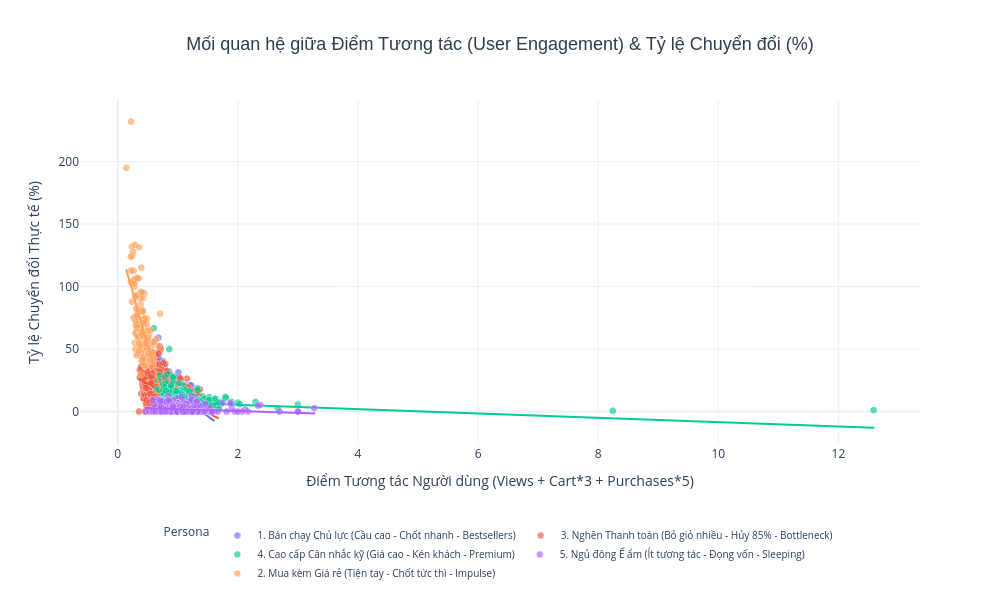
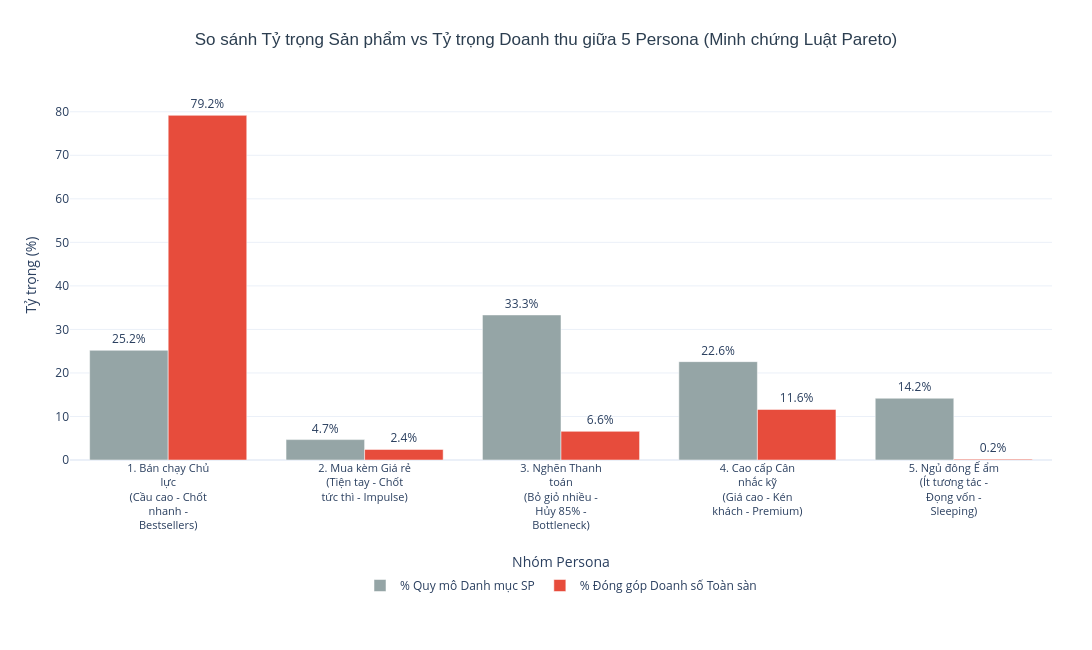
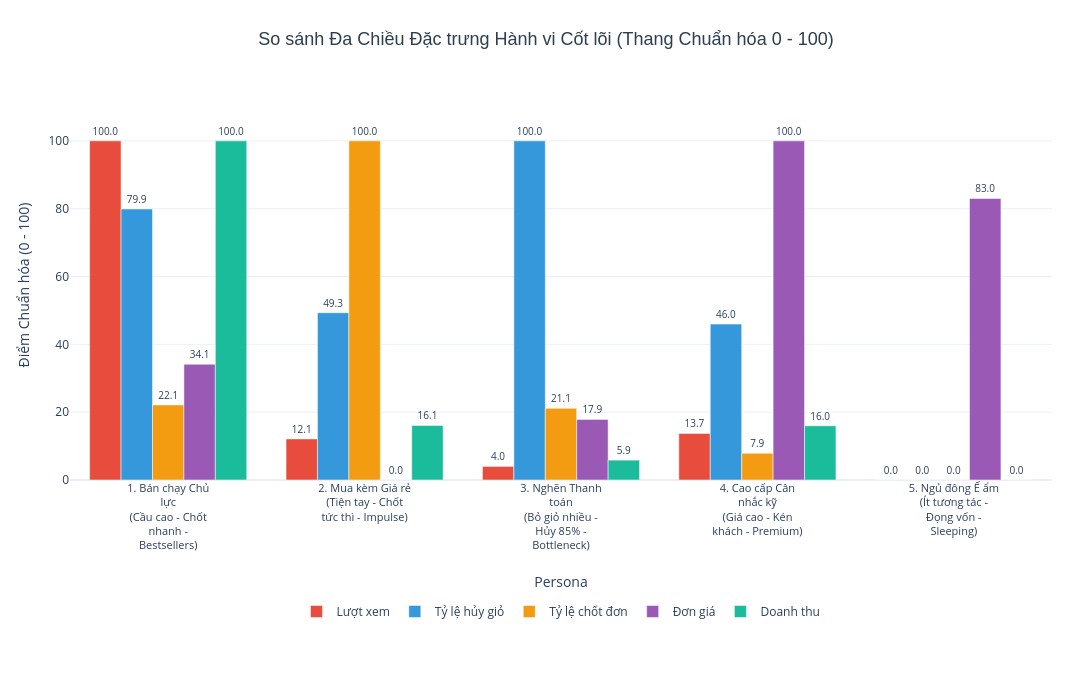

The code cell stored with these charts, in order, in its notebook:
### Markdown cell above
---
# PHẦN 10: CÁC BIỂU ĐỒ TRỰC QUAN HÓA CHUYÊN SÂU PHÁT TRIỂN THÊM (ADVANCED BEHAVIORAL CHARTS)
*Học hỏi và phát triển từ tài liệu thực nghiệm: Biểu đồ Tương tác vs Tỷ lệ Chuyển đổi kèm Trendline OLS, Ma trận tương quan nhiệt vi mô, Phân bổ Pareto Doanh số và So sánh Đa chỉ số chuẩn hóa.*

### Code cell
# 10.1. CÁC BIỂU ĐỒ TRỰC QUAN HÓA NÂNG CAO PHỤC VỤ KHAI PHÁ DỮ LIỆU
import plotly.express as px
import plotly.graph_objects as go
import numpy as np

import textwrap

def wrap_label(s, width=18):
    """Xuống dòng nhãn persona: tách phần tên và phần mô tả trong ngoặc, rồi wrap tiếp."""
    s = str(s)
    if ' (' in s:
        name, rest = s.split(' (', 1)
        s = name + '<br>(' + rest
    parts = []
    for line in s.split('<br>'):
        parts.append('<br>'.join(textwrap.wrap(line, width=width)))
    return '<br>'.join(parts)


# --- BIỂU ĐỒ 1: TƯƠNG TÁC NGƯỜI DÙNG VS TỶ LỆ CHUYỂN ĐỔI KÈM OLS TRENDLINE ---
# Lấy mẫu ngẫu nhiên 3,000 điểm để hiển thị Plotly mượt mà mà vẫn đảm bảo tính đại diện
np.random.seed(42)
df_sample = df_res.sample(n=min(3000, len(df_res)), random_state=42).copy()
df_sample['conversion_pct'] = df_sample['overall_conversion_rate'] * 100

fig_scatter = px.scatter(
    df_sample,
    x='user_engagement',
    y='conversion_pct',
    color='persona',
    trendline='ols',
    title='Mối quan hệ giữa Điểm Tương tác (User Engagement) & Tỷ lệ Chuyển đổi (%)',
    labels={'user_engagement': 'Điểm Tương tác Người dùng (Views + Cart*3 + Purchases*5)', 'conversion_pct': 'Tỷ lệ Chuyển đổi Thực tế (%)', 'persona': 'Persona'},
    opacity=0.65,
    template='plotly_white'
)
fig_scatter.update_traces(marker=dict(size=7, line=dict(width=0.5, color='white')))
fig_scatter.update_layout(
    height=600, width=1000,
    margin=dict(b=150),
    title_font=dict(size=18, family='Arial', color='#2c3e50'), title_x=0.5,
    legend=dict(orientation='h', yanchor='top', y=-0.22, xanchor='center', x=0.5, font=dict(size=10))
)
fig_scatter.show()
fig_scatter.write_html('outputs/figures/scatter_engagement_conversion.html')

# --- BIỂU ĐỒ 2: BIỂU ĐỒ PHÂN BỔ DOANH THU & QUY MÔ SẢN PHẨM (LUẬT PARETO) ---
pareto_summary = df_res.groupby('persona').agg(
    total_products=('product_id', 'count'),
    total_revenue=('est_revenue', 'sum')
).reset_index()

pareto_summary['pct_products'] = (pareto_summary['total_products'] / pareto_summary['total_products'].sum()) * 100
pareto_summary['pct_revenue'] = (pareto_summary['total_revenue'] / pareto_summary['total_revenue'].sum()) * 100
pareto_summary['persona_wrapped'] = pareto_summary['persona'].apply(wrap_label)

fig_pareto = go.Figure()
fig_pareto.add_trace(go.Bar(
    x=pareto_summary['persona_wrapped'], y=pareto_summary['pct_products'],
    name='% Quy mô Danh mục SP', marker_color='#95a5a6',
    text=[f'{p:.1f}%' for p in pareto_summary['pct_products']], textposition='outside'
))
fig_pareto.add_trace(go.Bar(
    x=pareto_summary['persona_wrapped'], y=pareto_summary['pct_revenue'],
    name='% Đóng góp Doanh số Toàn sàn', marker_color='#e74c3c',
    text=[f'{r:.1f}%' for r in pareto_summary['pct_revenue']], textposition='outside'
))
fig_pareto.update_layout(
    title='So sánh Tỷ trọng Sản phẩm vs Tỷ trọng Doanh thu giữa 5 Persona (Minh chứng Luật Pareto)',
    barmode='group',
    xaxis=dict(title=dict(text='Nhóm Persona', standoff=25), tickangle=0, tickfont=dict(size=11), automargin=True),
    yaxis=dict(title='Tỷ trọng (%)', range=[0, 85]),
    template='plotly_white',
    height=650, width=1100,
    margin=dict(l=70, r=40, t=90, b=190),
    title_font=dict(size=17, family='Arial', color='#2c3e50'), title_x=0.5,
    legend=dict(orientation='h', yanchor='top', y=-0.30, xanchor='center', x=0.5)
)
fig_pareto.show()
fig_pareto.write_html('outputs/figures/pareto_revenue_distribution.html')

# --- BIỂU ĐỒ 3: SO SÁNH ĐA ĐẶC TRƯNG HÀNH VI TRÊN THANG CHUẨN HÓA 0-100 ---
features_to_compare = ['view_count', 'cart_removal_rate', 'overall_conversion_rate', 'avg_price', 'est_revenue']
feature_names_vn = ['Lượt xem', 'Tỷ lệ hủy giỏ', 'Tỷ lệ chốt đơn', 'Đơn giá', 'Doanh thu']

persona_means = df_res.groupby('persona')[features_to_compare].mean()
normalized_means = (persona_means - persona_means.min()) / (persona_means.max() - persona_means.min()) * 100

persona_labels = [wrap_label(p) for p in normalized_means.index]
fig_norm = go.Figure()
colors_palette = ['#e74c3c', '#3498db', '#f39c12', '#9b59b6', '#1abc9c']

for idx, feat in enumerate(features_to_compare):
    fig_norm.add_trace(go.Bar(
        x=persona_labels,
        y=normalized_means[feat],
        name=feature_names_vn[idx],
        marker_color=colors_palette[idx],
        text=[f'{val:.1f}' for val in normalized_means[feat]],
        textposition='outside', cliponaxis=False, textfont=dict(size=10)
    ))

fig_norm.update_layout(
    title='So sánh Đa Chiều Đặc trưng Hành vi Cốt lõi (Thang Chuẩn hóa 0 - 100)',
    barmode='group',
    xaxis=dict(title=dict(text='Persona', standoff=25), tickangle=0, tickfont=dict(size=11), automargin=True),
    yaxis=dict(title='Điểm Chuẩn hóa (0 - 100)', range=[0, 115]),
    template='plotly_white',
    height=680, width=1200,
    margin=dict(l=70, r=40, t=90, b=200),
    bargap=0.2,
    title_font=dict(size=18, family='Arial', color='#2c3e50'), title_x=0.5,
    legend=dict(orientation='h', yanchor='top', y=-0.30, xanchor='center', x=0.5)
)
fig_norm.show()
fig_norm.write_html('outputs/figures/multi_feature_normalized.html')

### Figure 1 — Plotly figure (JSON) as saved in the notebook; plotly's stock layout.template omitted (floating-point values rounded to 4 significant figures; data arrays with more than 128 entries replaced by an {"elided": "..."} marker saying what was removed)
{"data": [{"hovertemplate": "Persona=1. Bán chạy Chủ lực (Cầu cao - Chốt nhanh - Bestsellers)<br>Điểm Tương tác Người dùng (Views + Cart*3 + Purchases*5)=%{x}<br>Tỷ lệ Chuyển đổi Thực tế (%)=%{y}<extra></extra>", "legendgroup": "1. Bán chạy Chủ lực (Cầu cao - Chốt nhanh - Bestsellers)", "marker": {"color": "#636efa", "line": {"color": "white", "width": 0.5}, "opacity": 0.65, "size": 7, "symbol": "circle"}, "mode": "markers", "name": "1. Bán chạy Chủ lực (Cầu cao - Chốt nhanh - Bestsellers)", "showlegend": true, "type": "scattergl", "x": {"elided": "787 float values"}, "xaxis": "x", "y": {"elided": "787 float values"}, "yaxis": "y"}, {"hovertemplate": "<b>OLS trendline</b><br>conversion_pct = -34.7732 * user_engagement + 48.3863<br>R<sup>2</sup>=0.610069<br><br>Persona=1. Bán chạy Chủ lực (Cầu cao - Chốt nhanh - Bestsellers)<br>Điểm Tương tác Người dùng (Views + Cart*3 + Purchases*5)=%{x}<br>Tỷ lệ Chuyển đổi Thực tế (%)=%{y} <b>(trend)</b><extra></extra>", "legendgroup": "1. Bán chạy Chủ lực (Cầu cao - Chốt nhanh - Bestsellers)", "marker": {"color": "#636efa", "line": {"color": "white", "width": 0.5}, "size": 7, "symbol": "circle"}, "mode": "lines", "name": "1. Bán chạy Chủ lực (Cầu cao - Chốt nhanh - Bestsellers)", "showlegend": false, "type": "scattergl", "x": {"elided": "787 float values"}, "xaxis": "x", "y": {"elided": "787 float values"}, "yaxis": "y"}, {"hovertemplate": "Persona=3. Nghẽn Thanh toán (Bỏ giỏ nhiều - Hủy 85% - Bottleneck)<br>Điểm Tương tác Người dùng (Views + Cart*3 + Purchases*5)=%{x}<br>Tỷ lệ Chuyển đổi Thực tế (%)=%{y}<extra></extra>", "legendgroup": "3. Nghẽn Thanh toán (Bỏ giỏ nhiều - Hủy 85% - Bottleneck)", "marker": {"color": "#EF553B", "line": {"color": "white", "width": 0.5}, "opacity": 0.65, "size": 7, "symbol": "circle"}, "mode": "markers", "name": "3. Nghẽn Thanh toán (Bỏ giỏ nhiều - Hủy 85% - Bottleneck)", "showlegend": true, "type": "scattergl", "x": {"elided": "1015 float values"}, "xaxis": "x", "y": {"elided": "1015 float values"}, "yaxis": "y"}, {"hovertemplate": "<b>OLS trendline</b><br>conversion_pct = -23.7095 * user_engagement + 34.3177<br>R<sup>2</sup>=0.234076<br><br>Persona=3. Nghẽn Thanh toán (Bỏ giỏ nhiều - Hủy 85% - Bottleneck)<br>Điểm Tương tác Người dùng (Views + Cart*3 + Purchases*5)=%{x}<br>Tỷ lệ Chuyển đổi Thực tế (%)=%{y} <b>(trend)</b><extra></extra>", "legendgroup": "3. Nghẽn Thanh toán (Bỏ giỏ nhiều - Hủy 85% - Bottleneck)", "marker": {"color": "#EF553B", "line": {"color": "white", "width": 0.5}, "size": 7, "symbol": "circle"}, "mode": "lines", "name": "3. Nghẽn Thanh toán (Bỏ giỏ nhiều - Hủy 85% - Bottleneck)", "showlegend": false, "type": "scattergl", "x": {"elided": "1015 float values"}, "xaxis": "x", "y": {"elided": "1015 float values"}, "yaxis": "y"}, {"hovertemplate": "Persona=4. Cao cấp Cân nhắc kỹ (Giá cao - Kén khách - Premium)<br>Điểm Tương tác Người dùng (Views + Cart*3 + Purchases*5)=%{x}<br>Tỷ lệ Chuyển đổi Thực tế (%)=%{y}<extra></extra>", "legendgroup": "4. Cao cấp Cân nhắc kỹ (Giá cao - Kén khách - Premium)", "marker": {"color": "#00cc96", "line": {"color": "white", "width": 0.5}, "opacity": 0.65, "size": 7, "symbol": "circle"}, "mode": "markers", "name": "4. Cao cấp Cân nhắc kỹ (Giá cao - Kén khách - Premium)", "showlegend": true, "type": "scattergl", "x": {"elided": "668 float values"}, "xaxis": "x", "y": {"elided": "668 float values"}, "yaxis": "y"}, {"hovertemplate": "<b>OLS trendline</b><br>conversion_pct = -1.73363 * user_engagement + 8.84694<br>R<sup>2</sup>=0.031746<br><br>Persona=4. Cao cấp Cân nhắc kỹ (Giá cao - Kén khách - Premium)<br>Điểm Tương tác Người dùng (Views + Cart*3 + Purchases*5)=%{x}<br>Tỷ lệ Chuyển đổi Thực tế (%)=%{y} <b>(trend)</b><extra></extra>", "legendgroup": "4. Cao cấp Cân nhắc kỹ (Giá cao - Kén khách - Premium)", "marker": {"color": "#00cc96", "line": {"color": "white", "width": 0.5}, "size": 7, "symbol": "circle"}, "mode": "lines", "name": "4. Cao cấp Cân nhắc kỹ (Giá cao - Kén khách - Premium)", "showlegend": false, "type": "scattergl", "x": {"elided": "668 float values"}, "xaxis": "x", "y": {"elided": "668 float values"}, "yaxis": "y"}, {"hovertemplate": "Persona=5. Ngủ đông Ế ẩm (Ít tương tác - Đọng vốn - Sleeping)<br>Điểm Tương tác Người dùng (Views + Cart*3 + Purchases*5)=%{x}<br>Tỷ lệ Chuyển đổi Thực tế (%)=%{y}<extra></extra>", "legendgroup": "5. Ngủ đông Ế ẩm (Ít tương tác - Đọng vốn - Sleeping)", "marker": {"color": "#ab63fa", "line": {"color": "white", "width": 0.5}, "opacity": 0.65, "size": 7, "symbol": "circle"}, "mode": "markers", "name": "5. Ngủ đông Ế ẩm (Ít tương tác - Đọng vốn - Sleeping)", "showlegend": true, "type": "scattergl", "x": {"elided": "382 float values"}, "xaxis": "x", "y": {"elided": "382 float values"}, "yaxis": "y"}, {"hovertemplate": "<b>OLS trendline</b><br>conversion_pct = -1.50841 * user_engagement + 3.44314<br>R<sup>2</sup>=0.029550<br><br>Persona=5. Ngủ đông Ế ẩm (Ít tương tác - Đọng vốn - Sleeping)<br>Điểm Tương tác Người dùng (Views + Cart*3 + Purchases*5)=%{x}<br>Tỷ lệ Chuyển đổi Thực tế (%)=%{y} <b>(trend)</b><extra></extra>", "legendgroup": "5. Ngủ đông Ế ẩm (Ít tương tác - Đọng vốn - Sleeping)", "marker": {"color": "#ab63fa", "line": {"color": "white", "width": 0.5}, "size": 7, "symbol": "circle"}, "mode": "lines", "name": "5. Ngủ đông Ế ẩm (Ít tương tác - Đọng vốn - Sleeping)", "showlegend": false, "type": "scattergl", "x": {"elided": "382 float values"}, "xaxis": "x", "y": {"elided": "382 float values"}, "yaxis": "y"}, {"hovertemplate": "Persona=2. Mua kèm Giá rẻ (Tiện tay - Chốt tức thì - Impulse)<br>Điểm Tương tác Người dùng (Views + Cart*3 + Purchases*5)=%{x}<br>Tỷ lệ Chuyển đổi Thực tế (%)=%{y}<extra></extra>", "legendgroup": "2. Mua kèm Giá rẻ (Tiện tay - Chốt tức thì - Impulse)", "marker": {"color": "#FFA15A", "line": {"color": "white", "width": 0.5}, "opacity": 0.65, "size": 7, "symbol": "circle"}, "mode": "markers", "name": "2. Mua kèm Giá rẻ (Tiện tay - Chốt tức thì - Impulse)", "showlegend": true, "type": "scattergl", "x": {"elided": "148 float values"}, "xaxis": "x", "y": {"elided": "148 float values"}, "yaxis": "y"}, {"hovertemplate": "<b>OLS trendline</b><br>conversion_pct = -169.905 * user_engagement + 137.626<br>R<sup>2</sup>=0.362930<br><br>Persona=2. Mua kèm Giá rẻ (Tiện tay - Chốt tức thì - Impulse)<br>Điểm Tương tác Người dùng (Views + Cart*3 + Purchases*5)=%{x}<br>Tỷ lệ Chuyển đổi Thực tế (%)=%{y} <b>(trend)</b><extra></extra>", "legendgroup": "2. Mua kèm Giá rẻ (Tiện tay - Chốt tức thì - Impulse)", "marker": {"color": "#FFA15A", "line": {"color": "white", "width": 0.5}, "size": 7, "symbol": "circle"}, "mode": "lines", "name": "2. Mua kèm Giá rẻ (Tiện tay - Chốt tức thì - Impulse)", "showlegend": false, "type": "scattergl", "x": {"elided": "148 float values"}, "xaxis": "x", "y": {"elided": "148 float values"}, "yaxis": "y"}], "layout": {"height": 600, "legend": {"font": {"size": 10}, "orientation": "h", "title": {"text": "Persona"}, "tracegroupgap": 0, "x": 0.5, "xanchor": "center", "y": -0.22, "yanchor": "top"}, "margin": {"b": 150}, "title": {"font": {"color": "#2c3e50", "family": "Arial", "size": 18}, "text": "Mối quan hệ giữa Điểm Tương tác (User Engagement) & Tỷ lệ Chuyển đổi (%)", "x": 0.5}, "width": 1000, "xaxis": {"anchor": "y", "domain": [0, 1], "title": {"text": "Điểm Tương tác Người dùng (Views + Cart*3 + Purchases*5)"}}, "yaxis": {"anchor": "x", "domain": [0, 1], "title": {"text": "Tỷ lệ Chuyển đổi Thực tế (%)"}}}}

### Figure 2 — Plotly figure (JSON) as saved in the notebook; plotly's stock layout.template omitted (floating-point values rounded to 4 significant figures)
{"data": [{"marker": {"color": "#95a5a6"}, "name": "% Quy mô Danh mục SP", "text": ["25.2%", "4.7%", "33.3%", "22.6%", "14.2%"], "textposition": "outside", "type": "bar", "x": ["1. Bán chạy Chủ<br>lực<br>(Cầu cao - Chốt<br>nhanh -<br>Bestsellers)", "2. Mua kèm Giá rẻ<br>(Tiện tay - Chốt<br>tức thì - Impulse)", "3. Nghẽn Thanh<br>toán<br>(Bỏ giỏ nhiều -<br>Hủy 85% -<br>Bottleneck)", "4. Cao cấp Cân<br>nhắc kỹ<br>(Giá cao - Kén<br>khách - Premium)", "5. Ngủ đông Ế ẩm<br>(Ít tương tác -<br>Đọng vốn -<br>Sleeping)"], "y": [25.2, 4.687, 33.33, 22.6, 14.19]}, {"marker": {"color": "#e74c3c"}, "name": "% Đóng góp Doanh số Toàn sàn", "text": ["79.2%", "2.4%", "6.6%", "11.6%", "0.2%"], "textposition": "outside", "type": "bar", "x": ["1. Bán chạy Chủ<br>lực<br>(Cầu cao - Chốt<br>nhanh -<br>Bestsellers)", "2. Mua kèm Giá rẻ<br>(Tiện tay - Chốt<br>tức thì - Impulse)", "3. Nghẽn Thanh<br>toán<br>(Bỏ giỏ nhiều -<br>Hủy 85% -<br>Bottleneck)", "4. Cao cấp Cân<br>nhắc kỹ<br>(Giá cao - Kén<br>khách - Premium)", "5. Ngủ đông Ế ẩm<br>(Ít tương tác -<br>Đọng vốn -<br>Sleeping)"], "y": [79.18, 2.425, 6.582, 11.61, 0.2002]}], "layout": {"barmode": "group", "height": 650, "legend": {"orientation": "h", "x": 0.5, "xanchor": "center", "y": -0.3, "yanchor": "top"}, "margin": {"b": 190, "l": 70, "r": 40, "t": 90}, "title": {"font": {"color": "#2c3e50", "family": "Arial", "size": 17}, "text": "So sánh Tỷ trọng Sản phẩm vs Tỷ trọng Doanh thu giữa 5 Persona (Minh chứng Luật Pareto)", "x": 0.5}, "width": 1100, "xaxis": {"automargin": true, "tickangle": 0, "tickfont": {"size": 11}, "title": {"standoff": 25, "text": "Nhóm Persona"}}, "yaxis": {"range": [0, 85], "title": {"text": "Tỷ trọng (%)"}}}}

### Figure 3 — Plotly figure (JSON) as saved in the notebook; plotly's stock layout.template omitted (floating-point values rounded to 4 significant figures)
{"data": [{"cliponaxis": false, "marker": {"color": "#e74c3c"}, "name": "Lượt xem", "text": ["100.0", "12.1", "4.0", "13.7", "0.0"], "textfont": {"size": 10}, "textposition": "outside", "type": "bar", "x": ["1. Bán chạy Chủ<br>lực<br>(Cầu cao - Chốt<br>nhanh -<br>Bestsellers)", "2. Mua kèm Giá rẻ<br>(Tiện tay - Chốt<br>tức thì - Impulse)", "3. Nghẽn Thanh<br>toán<br>(Bỏ giỏ nhiều -<br>Hủy 85% -<br>Bottleneck)", "4. Cao cấp Cân<br>nhắc kỹ<br>(Giá cao - Kén<br>khách - Premium)", "5. Ngủ đông Ế ẩm<br>(Ít tương tác -<br>Đọng vốn -<br>Sleeping)"], "y": [100.0, 12.11, 4.001, 13.73, 0.0]}, {"cliponaxis": false, "marker": {"color": "#3498db"}, "name": "Tỷ lệ hủy giỏ", "text": ["79.9", "49.3", "100.0", "46.0", "0.0"], "textfont": {"size": 10}, "textposition": "outside", "type": "bar", "x": ["1. Bán chạy Chủ<br>lực<br>(Cầu cao - Chốt<br>nhanh -<br>Bestsellers)", "2. Mua kèm Giá rẻ<br>(Tiện tay - Chốt<br>tức thì - Impulse)", "3. Nghẽn Thanh<br>toán<br>(Bỏ giỏ nhiều -<br>Hủy 85% -<br>Bottleneck)", "4. Cao cấp Cân<br>nhắc kỹ<br>(Giá cao - Kén<br>khách - Premium)", "5. Ngủ đông Ế ẩm<br>(Ít tương tác -<br>Đọng vốn -<br>Sleeping)"], "y": [79.92, 49.33, 100.0, 45.97, 0.0]}, {"cliponaxis": false, "marker": {"color": "#f39c12"}, "name": "Tỷ lệ chốt đơn", "text": ["22.1", "100.0", "21.1", "7.9", "0.0"], "textfont": {"size": 10}, "textposition": "outside", "type": "bar", "x": ["1. Bán chạy Chủ<br>lực<br>(Cầu cao - Chốt<br>nhanh -<br>Bestsellers)", "2. Mua kèm Giá rẻ<br>(Tiện tay - Chốt<br>tức thì - Impulse)", "3. Nghẽn Thanh<br>toán<br>(Bỏ giỏ nhiều -<br>Hủy 85% -<br>Bottleneck)", "4. Cao cấp Cân<br>nhắc kỹ<br>(Giá cao - Kén<br>khách - Premium)", "5. Ngủ đông Ế ẩm<br>(Ít tương tác -<br>Đọng vốn -<br>Sleeping)"], "y": [22.15, 100.0, 21.13, 7.888, 0.0]}, {"cliponaxis": false, "marker": {"color": "#9b59b6"}, "name": "Đơn giá", "text": ["34.1", "0.0", "17.9", "100.0", "83.0"], "textfont": {"size": 10}, "textposition": "outside", "type": "bar", "x": ["1. Bán chạy Chủ<br>lực<br>(Cầu cao - Chốt<br>nhanh -<br>Bestsellers)", "2. Mua kèm Giá rẻ<br>(Tiện tay - Chốt<br>tức thì - Impulse)", "3. Nghẽn Thanh<br>toán<br>(Bỏ giỏ nhiều -<br>Hủy 85% -<br>Bottleneck)", "4. Cao cấp Cân<br>nhắc kỹ<br>(Giá cao - Kén<br>khách - Premium)", "5. Ngủ đông Ế ẩm<br>(Ít tương tác -<br>Đọng vốn -<br>Sleeping)"], "y": [34.14, 0.0, 17.87, 100.0, 83.01]}, {"cliponaxis": false, "marker": {"color": "#1abc9c"}, "name": "Doanh thu", "text": ["100.0", "16.1", "5.9", "16.0", "0.0"], "textfont": {"size": 10}, "textposition": "outside", "type": "bar", "x": ["1. Bán chạy Chủ<br>lực<br>(Cầu cao - Chốt<br>nhanh -<br>Bestsellers)", "2. Mua kèm Giá rẻ<br>(Tiện tay - Chốt<br>tức thì - Impulse)", "3. Nghẽn Thanh<br>toán<br>(Bỏ giỏ nhiều -<br>Hủy 85% -<br>Bottleneck)", "4. Cao cấp Cân<br>nhắc kỹ<br>(Giá cao - Kén<br>khách - Premium)", "5. Ngủ đông Ế ẩm<br>(Ít tương tác -<br>Đọng vốn -<br>Sleeping)"], "y": [100.0, 16.09, 5.863, 15.98, 0.0]}], "layout": {"bargap": 0.2, "barmode": "group", "height": 680, "legend": {"orientation": "h", "x": 0.5, "xanchor": "center", "y": -0.3, "yanchor": "top"}, "margin": {"b": 200, "l": 70, "r": 40, "t": 90}, "title": {"font": {"color": "#2c3e50", "family": "Arial", "size": 18}, "text": "So sánh Đa Chiều Đặc trưng Hành vi Cốt lõi (Thang Chuẩn hóa 0 - 100)", "x": 0.5}, "width": 1200, "xaxis": {"automargin": true, "tickangle": 0, "tickfont": {"size": 11}, "title": {"standoff": 25, "text": "Persona"}}, "yaxis": {"range": [0, 115], "title": {"text": "Điểm Chuẩn hóa (0 - 100)"}}}}
